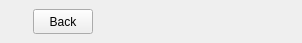
<?xml version="1.0" encoding="UTF-8"?>
<ui version="4.0">
 <class>BackPanel</class>
 <widget class="QWidget" name="BackPanel">
  <property name="geometry">
   <rect>
    <x>0</x>
    <y>0</y>
    <width>302</width>
    <height>43</height>
   </rect>
  </property>
  <property name="windowTitle">
   <string>Form</string>
  </property>
  <property name="styleSheet">
   <string notr="true"/>
  </property>
  <layout class="QGridLayout" name="gridLayout">
   <property name="leftMargin">
    <number>0</number>
   </property>
   <property name="topMargin">
    <number>0</number>
   </property>
   <property name="rightMargin">
    <number>0</number>
   </property>
   <property name="bottomMargin">
    <number>0</number>
   </property>
   <item row="0" column="0">
    <widget class="QWidget" name="widget" native="true">
     <layout class="QGridLayout" name="gridLayout_2">
      <property name="leftMargin">
       <number>9</number>
      </property>
      <item row="0" column="0">
       <layout class="QHBoxLayout" name="horizontalLayout" stretch="0,0">
        <property name="spacing">
         <number>0</number>
        </property>
        <property name="leftMargin">
         <number>24</number>
        </property>
        <item>
         <widget class="QPushButton" name="pushButtonBack">
          <property name="maximumSize">
           <size>
            <width>60</width>
            <height>25</height>
           </size>
          </property>
          <property name="styleSheet">
           <string notr="true"/>
          </property>
          <property name="text">
           <string>Back</string>
          </property>
         </widget>
        </item>
        <item>
         <spacer name="horizontalSpacer">
          <property name="orientation">
           <enum>Qt::Horizontal</enum>
          </property>
          <property name="sizeHint" stdset="0">
           <size>
            <width>40</width>
            <height>20</height>
           </size>
          </property>
         </spacer>
        </item>
       </layout>
      </item>
     </layout>
    </widget>
   </item>
  </layout>
 </widget>
 <resources/>
 <connections/>
</ui>
